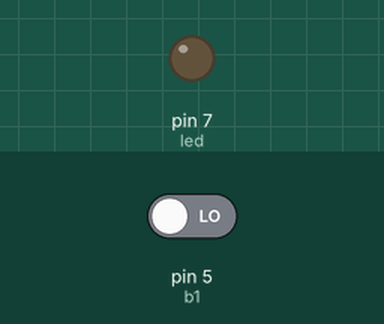
A sketch run on a simulated Arduino Uno, built with avr-gcc and run on an emulated ATmega328P. Shown: output pins drawn as LEDs (lit = HIGH). Inputs (shaded band) come from the test bench; at power-on: pin 5 (b1) LOW.

Above: at 1.2 s.
1.3 s: pin 5 (b1) driven HIGH
At 1.8 s:
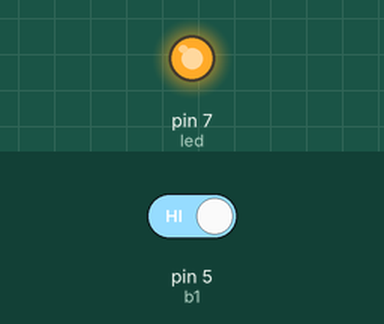
Timing chart, 0 to 4.3 s (numbered marks = the images above; inputs shaded):
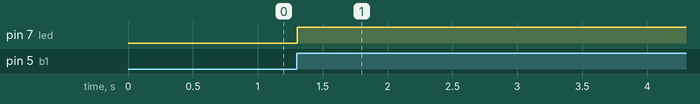

The sketch:

buttontest.ino
```cpp
const int b1=5;
const int led=7;
boolean lastbutton=LOW;
boolean currentbutton=LOW;
boolean ledon=false;

void setup() {
//Serial.begin(9600);
pinMode(b1,INPUT);
pinMode(led,OUTPUT);
}


boolean debounce(boolean last) {
  boolean current=digitalRead(b1);
  if(last!=current) {
    delay(5);
    current=digitalRead(b1);
  }
  return current;
}

void loop() {

currentbutton=debounce(lastbutton);
if(lastbutton==LOW && currentbutton==HIGH) {
  ledon=!ledon;
}
  lastbutton=currentbutton;

  digitalWrite(led,ledon);


  }
```

Measured:
- after the input at 1.3 s, pin 7 (led): LOW → HIGH at once
